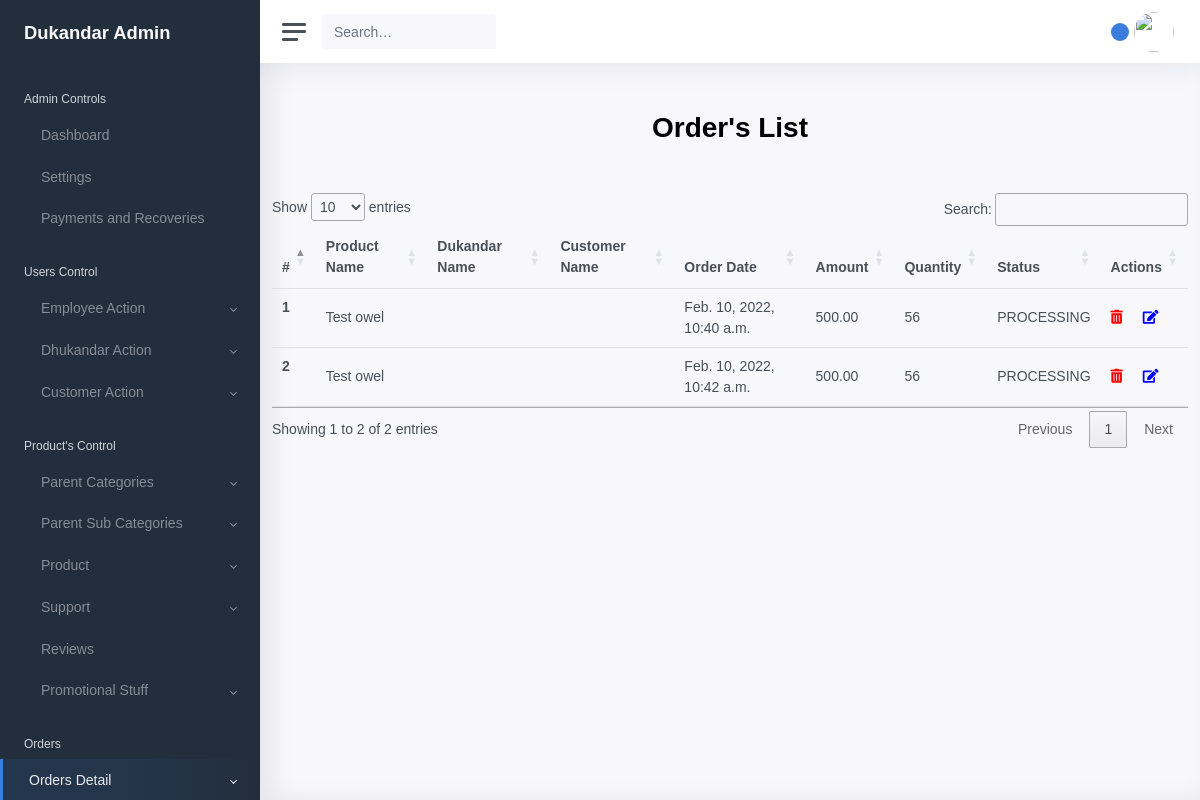
The page /Order/lists (signed in) on the database its author committed.
### shopkeeper/models/models.py (models this page shows, shortened)
class Order(models.Model):
    product = models.ForeignKey(Product,
                               on_delete=models.CASCADE,
                               null=True)
    shopkeeper = models.ForeignKey(Shopkeeper,
                               on_delete=models.CASCADE,
                               null=True,
                               )
    customer = models.ForeignKey(Customer,
                                   on_delete=models.CASCADE,
                                   null=True)
    order_date = models.DateTimeField(auto_now=True)
    amount = models.DecimalField(default=0, max_digits=6, decimal_places=2)
    order_upto = models.DecimalField(default=0, max_digits=6, decimal_places=2)
    quantity = models.IntegerField(default=0)
    status=models.CharField(choices=ORDER_CHOICES,
                                    max_length=12,
                                    default='PROCESSING')

class Product(models.Model):
    parent = models.ForeignKey(ParentCategory,
                               on_delete=models.CASCADE, related_name='ParentCategory',
                               null=True)
    sub_cat = models.ForeignKey(SubCategory,
                                on_delete=models.CASCADE,
                                null=True)
    name = models.CharField(max_length=255, null=False)
    image = models.ImageField(upload_to='product/category/sub')
    description = models.TextField()
    quantity = models.IntegerField(default=0)
    price = models.FloatField(default=0.0)
    discount = models.FloatField(default=0.0)
    is_active = models.BooleanField(default=True)

### shopkeeper/views.py (the view)
# urls.py: path('Order/lists', ordersList, name='orders_list'),
def ordersList(request):
    orders_list =Order.objects.all()
    context={
        'orders_list':orders_list
    }
    return render(request, 'shopkeeper/order/list.html',context)

### shopkeeper/templates/shopkeeper/order/list.html (shortened to what this page needs)
{% extends 'shopkeeper/base/base.html' %}
{% load static %}
{% block content %}
<div class="container">
        <h1 class="text-center mt-5 mb-5 font-weight-bold">Order's List</h1>
        <div class="row">
          <div class="col-12">
              <table class="table" id="order_table">
                <thead class="thead-dark">
                <tr>
                    <th scope="col">#</th>
                    <th scope="col">Product Name</th>
                    <th scope="col">Dukandar Name</th>
                    <th scope="col">Customer Name</th>
                    <th scope="col">Order Date</th>
                    <th scope="col">Amount</th>
                    <th scope="col">Quantity</th>
                     <th scope="col">Status</th>
                     <th scope="col">Actions</th>
                </tr>
                </thead>
                <tbody>
                {% for order in orders_list %}
                    <tr>
                        <th scope="row">{{ forloop.counter }}</th>
                        <td>{{ order.product.name }}</td>
                        <td>{{ order.shopkeeper.user.first_name }} {{ order.shopkeeper.user.last_name }}</td>
                        <td>{{ order.cutomer.user.first_name }}{{ order.cutomer.user.first_name }}</td>
                        <td>{{ order.order_date }}</td>
                        <td>{{ order.amount }}</td>
                        <td>{{ order.quantity }}</td>
                        <td>{{ order.status }}</td>
                     <td>
                        <a href="{% url 'order_details'  order.id %}" class="mr-3" data-toggle="tooltip" title="Hooray!"> <i class="fas fa-trash-alt"  style="color:red;"></i></a>
                        <a href="{% url 'order_details'  order.id %}">  <i class="fas fa-edit" style="color:blue;"></i></a>
                    </td>
                    </tr>
                {% endfor %}
                </tbody>
            </table>
          </div>
        </div>
      </div>
{% endblock %}

### shopkeeper/templates/shopkeeper/base/base.html (style rules this page uses)
* { font-family: Arial, Helvetica, sans-serif; }

### rows shown on the page
Order: product.name "Test owel", order_date "Feb. 10, 2022, 10:40 a.m.", amount "500.00", quantity "56", status "PROCESSING"
Order: product.name "Test owel", order_date "Feb. 10, 2022, 10:42 a.m.", amount "500.00", quantity "56", status "PROCESSING"
